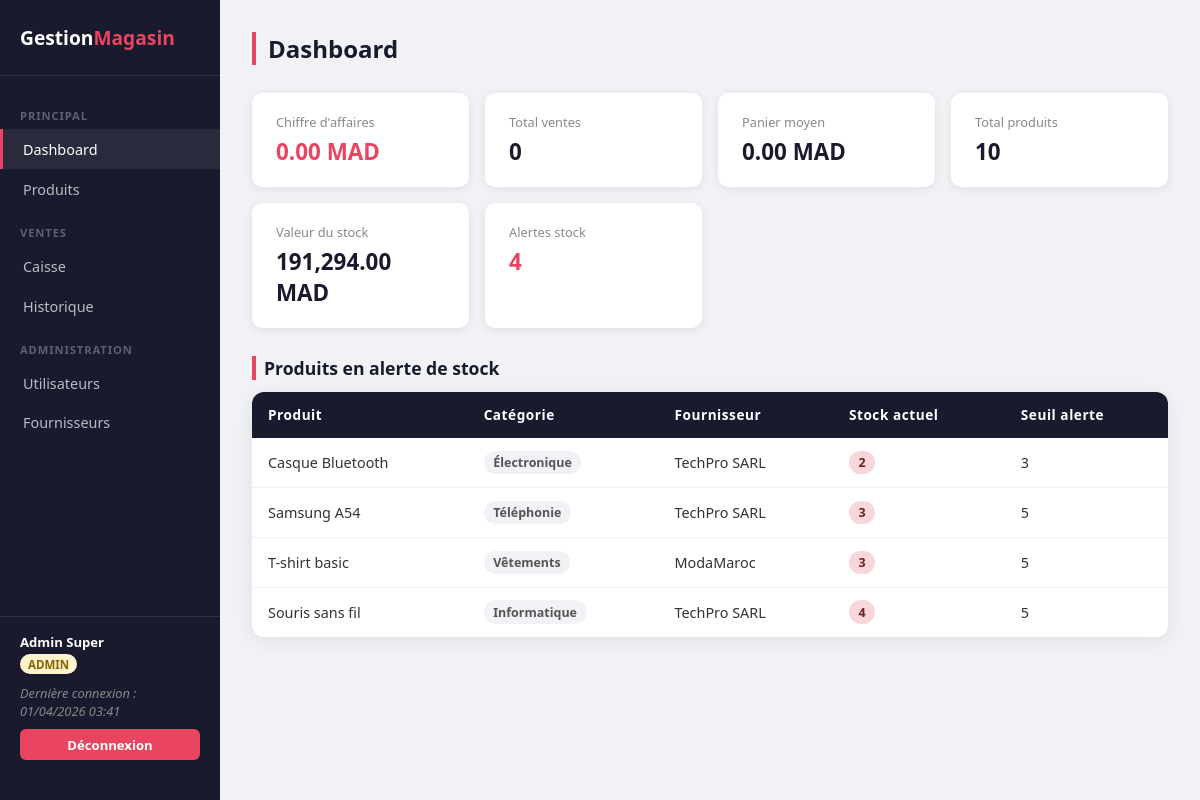
Page /index.php?page=dashboard (signed in) on the committed database.
### tables this page shows
CREATE TABLE products (
	id INT AUTO_INCREMENT PRIMARY KEY,
	nom VARCHAR(150) NOT NULL,
	description TEXT,
	prix_achat DECIMAL(10,2) NOT NULL DEFAULT 0.00,
	prix_vente DECIMAL(10,2) NOT NULL DEFAULT 0.00,
	quantite_stock INT NOT NULL DEFAULT 0,
	seuil_alerte INT NOT NULL DEFAULT 5,
	id_categorie INT DEFAULT NULL,
	id_fournisseur INT DEFAULT NULL,
	FOREIGN KEY (id_categorie) REFERENCES categories(id) ON DELETE SET NULL,
	FOREIGN KEY (id_fournisseur) REFERENCES suppliers(id) ON DELETE SET NULL
);

CREATE TABLE categories (
	id INT AUTO_INCREMENT PRIMARY KEY,
	nom VARCHAR(100) NOT NULL
);

CREATE TABLE suppliers (
	id INT AUTO_INCREMENT PRIMARY KEY,
	nom VARCHAR(100) NOT NULL,
	email VARCHAR(150),
	telephone VARCHAR(20),
	id_user INT DEFAULT NULL,
	FOREIGN KEY (id_user) REFERENCES users(id) ON DELETE SET NULL
);

### src/controller.php (called while the page is built, shortened)
<?php
abstract class Controller {
	public function __construct() {
		require_once __DIR__ . '/../config.php';
		$this->pdo = getConnexion();
	}
	protected function render(string $vue, array $data = []) : void {
		require_once __DIR__ . '/../views/layout.php';
	}
}
?>

### controllers/adminController.php (called while the page is built, shortened)
<?php
class AdminController extends Controller {
	public function dashboard() : void {
		require_once 'models/product.php';
		require_once 'models/sale.php';
		$statsVentes = (new Sale(0))->getCA($this->pdo);
		$statsProduits = (new Product(''))->getStats($this->pdo);
		$lowStock = (new Product(''))->getLowStock($this->pdo);
		$erreurAcces = '';
		$this->render('dashboard', ['statsVentes' => $statsVentes, 'statsProduits' => $statsProduits, 'lowStock' => $lowStock,
					    'erreurAcces' => $erreurAcces]);
	}
}
?>

### src/auth.php (called while the page is built, shortened)
<?php
class Auth {
	public static function isAdmin() : bool {
		return isset($_SESSION['role']) && $_SESSION['role'] === 'admin';
	}
	public static function getCurrentUser() : array {
		return ['login' => $_SESSION['user'] ?? '', 'role' => $_SESSION['role'] ?? '', 'id' => $_SESSION['id'] ?? 0, 'nom' => $_SESSION['nom'] ?? ''];
	}
}
?>

### config.php (called while the page is built)
<?php
function getConnexion() : PDO {
	$host = 'localhost';
	$dbname = 'GestionMagasin';
	$user = 'magasin';
	$pass = 'magasin123';
	$pdo = new PDO("mysql:host=$host;dbname=$dbname;charset=utf8mb4", $user, $pass);
	$pdo->setAttribute(PDO::ATTR_ERRMODE, PDO::ERRMODE_EXCEPTION);
	return $pdo;
}
?>

### models/sale.php (called while the page is built, shortened)
<?php
class Sale {
	public function getCA(PDO $pdo) : array {
		$sql = "SELECT
				COUNT(*) AS total_ventes,
				SUM(total_ttc) AS chiffre_affaires,
				AVG(total_ttc) AS panier_moyen
			FROM sales";
		$stmt = $pdo->query($sql);
		$row  = $stmt->fetch(PDO::FETCH_ASSOC);
		return ['total_ventes' => (int)$row['total_ventes'], 'chiffre_affaires' => (float)$row['chiffre_affaires'],
			'panier_moyen' => (float)$row['panier_moyen']];
	}
}
?>

### models/product.php (called while the page is built, shortened)
<?php
class Product {
	private string $nom;
	private int $quantiteStock;
	private int $seuilAlerte;
	public function __construct(string $nom, string $description = '', float $prixAchat = 0.0, float $prixVente = 0.0, int $quantiteStock = 0,
				    int $seuilAlerte = 5, int $idCategorie = 0,	int $idFournisseur = 0, int $id = 0) {
		$this->nom = $nom;
		$this->quantiteStock = $quantiteStock;
		$this->seuilAlerte = $seuilAlerte;
	}
	public function getNom() {
		return $this->nom;
	}
	public function getQuantiteStock() {
		return $this->quantiteStock;
	}
	public function getSeuilAlerte() {
		return $this->seuilAlerte;
	}
	public function getLowStock(PDO $pdo) : array {
		$sql = "SELECT p.*, c.nom AS nom_categorie, s.nom AS nom_fournisseur
			FROM products p
			LEFT JOIN categories c ON p.id_categorie   = c.id
			LEFT JOIN suppliers  s ON p.id_fournisseur = s.id
			WHERE p.quantite_stock <= p.seuil_alerte
			ORDER BY p.quantite_stock ASC";
		$stmt = $pdo->query($sql);
		return $this->hydrateAll($stmt);
	}
	public function getStats(PDO $pdo) : array {
		$sql = "SELECT
				COUNT(*) AS total_produits,
				SUM(quantite_stock) AS total_stock,
				SUM(quantite_stock * prix_vente) AS valeur_stock,
				SUM(quantite_stock <= seuil_alerte) AS alertes
			FROM products";
		$stmt = $pdo->query($sql);
		$row  = $stmt->fetch(PDO::FETCH_ASSOC);
		return ['total_produits' => (int)$row['total_produits'], 'total_stock' => (int)$row['total_stock'],
		        'valeur_stock' => (float)$row['valeur_stock'], 'alertes' => (int)$row['alertes'],
		];
	}
	private function hydrate(array $row) : Product {
		$p = new Product($row['nom'], $row['description'], (float)$row['prix_achat'], (float)$row['prix_vente'],
				 (int)$row['quantite_stock'], (int)$row['seuil_alerte'], (int)$row['id_categorie'], (int)$row['id_fournisseur'],
				 (int)$row['id']);
		$p->nomCategorie   = $row['nom_categorie'] ?? '';
		$p->nomFournisseur = $row['nom_fournisseur'] ?? '';
		return $p;
	}
	private function hydrateAll(PDOStatement $stmt) : array {
		$products = [];
		while ($row = $stmt->fetch(PDO::FETCH_ASSOC)) {
			$products[] = $this->hydrate($row);
		}
		return $products;
	}
}
?>

### views/dashboard.php (the view, shortened to what this page needs)
<div class="topbar">
	<h1>Dashboard</h1>
</div>
<?php if (Auth::isAdmin()): ?>
	<div class="stats-grid">
		<div class="stat-card">
			<div class="label">Chiffre d'affaires</div>
			<div class="valeur accent"><?= number_format($statsVentes['chiffre_affaires'], 2) ?> MAD</div>
		</div>
		<div class="stat-card">
			<div class="label">Total ventes</div>
			<div class="valeur"><?= $statsVentes['total_ventes'] ?></div>
		</div>
		<div class="stat-card">
			<div class="label">Panier moyen</div>
			<div class="valeur"><?= number_format($statsVentes['panier_moyen'], 2) ?> MAD</div>
		</div>
		<div class="stat-card">
			<div class="label">Total produits</div>
			<div class="valeur"><?= $statsProduits['total_produits'] ?></div>
		</div>
		<div class="stat-card">
			<div class="label">Valeur du stock</div>
			<div class="valeur"><?= number_format($statsProduits['valeur_stock'], 2) ?> MAD</div>
		</div>
		<div class="stat-card">
			<div class="label">Alertes stock</div>
			<div class="valeur accent"><?= $statsProduits['alertes'] ?></div>
		</div>
	</div>
<?php endif; ?>
<?php if (!empty($lowStock)): ?>
	<div style="margin-bottom: 1rem;">
		<h2 style="font-size: 1.1rem; color: #1a1a2e; margin-bottom: 0.75rem; padding-left: 0.5rem; border-left: 4px solid #e94560;">
			Produits en alerte de stock
		</h2>
		<div class="table-wrapper">
			<table>
				<thead>
					<tr>
						<th>Produit</th>
						<th>Catégorie</th>
						<th>Fournisseur</th>
						<th>Stock actuel</th>
						<th>Seuil alerte</th>
					</tr>
				</thead>
				<tbody>
					<?php foreach ($lowStock as $p): ?>
						<tr>
							<td><?= htmlspecialchars($p->getNom()) ?></td>
							<td><span class="badge badge-cat"><?= htmlspecialchars($p->nomCategorie ?? '—') ?></span></td>
							<td><?= htmlspecialchars($p->nomFournisseur ?? '—') ?></td>
							<td><span class="badge badge-alerte"><?= $p->getQuantiteStock() ?></span></td>
							<td><?= $p->getSeuilAlerte() ?></td>
						</tr>
					<?php endforeach; ?>
				</tbody>
			</table>
		</div>
	</div>
<?php else: ?>
	<div class="alert succes">✅ Tous les produits ont un stock suffisant.</div>
<?php endif; ?>

### index.php (shortened to what this page needs)
<?php
require_once 'src/auth.php';
require_once 'src/controller.php';
$page = $_GET['page'] ?? 'dashboard';
switch ($page) {
	case 'dashboard':
		require_once 'controllers/adminController.php';
		$ctrl = new AdminController();
		$ctrl->dashboard();
		break;
}
?>

### views/layout.php (shortened to what this page needs)
<?php
$user = Auth::getCurrentUser();
$page = $_GET['page'] ?? 'dashboard';
?>
<!DOCTYPE html>
<html lang="fr">
<head>
</head>
<body>
<aside class="sidebar">
	<div class="logo">Gestion<span>Magasin</span></div>
	<nav>
		<div class="nav-section">Principal</div>
		<a href="index.php?page=dashboard" class="<?= $page === 'dashboard' ? 'active' : '' ?>">Dashboard</a>
		<a href="index.php?page=products" class="<?= $page === 'products' ? 'active' : '' ?>">Produits</a>
		<?php if (Auth::isAdmin() || Auth::isVendeur()): ?>
			<div class="nav-section">Ventes</div>
			<a href="index.php?page=caisse" class="<?= $page === 'caisse' ? 'active' : '' ?>">Caisse</a>
			<a href="index.php?page=history" class="<?= $page === 'history' ? 'active' : '' ?>">Historique</a>
		<?php endif; ?>
		<?php if (Auth::isAdmin()): ?>
			<div class="nav-section">Administration</div>
			<a href="index.php?page=users" class="<?= $page === 'users' ? 'active' : '' ?>">Utilisateurs</a>
			<a href="index.php?page=suppliers" class="<?= $page === 'suppliers' ? 'active' : '' ?>">Fournisseurs</a>
		<?php endif; ?>
	</nav>
	<div class="user-block">
		<strong><?= htmlspecialchars($user['nom']) ?></strong>
		<span class="badge-role <?= htmlspecialchars($user['role']) ?>"><?= htmlspecialchars($user['role']) ?></span>
		<?php if (isset($_COOKIE['derniere_connexion'])): ?>
			<div class="derniere-connexion" style="margin-bottom: 0.6rem;">
				Dernière connexion :<br><?= htmlspecialchars($_COOKIE['derniere_connexion']) ?>
			</div>
		<?php endif; ?>
		<a href="index.php?page=logout" class="btn-logout">Déconnexion</a>
	</div>
</aside>
<main class="main">
	<?php require_once __DIR__ . '/' . $vue . '.php'; ?>
</main>
</body>
</html>

### views/layout.php (style rules this page uses)
* { box-sizing: border-box; margin: 0; padding: 0; }
body { font-family: 'Segoe UI', sans-serif; background: #f0f2f5; display: flex; min-height: 100vh; }
.sidebar { width: 220px; background: #1a1a2e; display: flex; flex-direction: column; padding: 1.5rem 0; position: fixed; top: 0; left: 0; height: 100vh; }
.sidebar .logo { font-size: 1.2rem; font-weight: 700; color: #fff; padding: 0 1.25rem 1.5rem; border-bottom: 1px solid rgba(255,255,255,0.1); margin-bottom: 1rem; }
.sidebar .logo span { color: #e94560; }
.sidebar nav a { display: block; padding: 0.65rem 1.25rem; color: rgba(255,255,255,0.7); text-decoration: none; font-size: 0.9rem; transition: all 0.2s; border-left: 3px solid transparent; }
.sidebar nav a:hover, .sidebar nav a.active { color: #fff; background: rgba(255,255,255,0.07); border-left-color: #e94560; }
.sidebar .nav-section { font-size: 0.7rem; font-weight: 700; text-transform: uppercase; letter-spacing: 0.08em; color: rgba(255,255,255,0.3); padding: 1rem 1.25rem 0.4rem; }
.sidebar .user-block { margin-top: auto; padding: 1rem 1.25rem; border-top: 1px solid rgba(255,255,255,0.1); font-size: 0.82rem; color: rgba(255,255,255,0.5); }
.sidebar .user-block strong { display: block; color: #fff; margin-bottom: 0.2rem; }
.sidebar .user-block .badge-role { display: inline-block; padding: 0.15rem 0.5rem; border-radius: 20px; font-size: 0.72rem; font-weight: 700; text-transform: uppercase; margin-bottom: 0.6rem; }
.badge-role.admin { background: #fff3cd; color: #856404; }
.sidebar .btn-logout { display: block; padding: 0.4rem 0.75rem; background: #e94560; color: #fff; border-radius: 6px; text-decoration: none; font-size: 0.82rem; font-weight: 600; text-align: center; transition: background 0.2s; }
.main { margin-left: 220px; flex: 1; padding: 2rem; }
.topbar { display: flex; justify-content: space-between; align-items: center; margin-bottom: 1.75rem; }
.topbar h1 { font-size: 1.5rem; color: #1a1a2e; border-left: 4px solid #e94560; padding-left: 0.75rem; }
.derniere-connexion { font-size: 0.8rem; color: #888; font-style: italic; }
.table-wrapper { background: #fff; border-radius: 12px; box-shadow: 0 4px 20px rgba(0,0,0,0.08); overflow: hidden; }
table { width: 100%; border-collapse: collapse; }
thead { background: #1a1a2e; color: #fff; }
thead th { padding: 0.85rem 1rem; text-align: left; font-size: 0.85rem; font-weight: 600; letter-spacing: 0.04em; }
tbody tr { border-bottom: 1px solid #f0f0f0; transition: background 0.15s; }
tbody tr:last-child { border-bottom: none; }
tbody td { padding: 0.8rem 1rem; font-size: 0.9rem; color: #333; }
.badge { display: inline-block; padding: 0.2rem 0.6rem; border-radius: 20px; font-size: 0.78rem; font-weight: 600; }
.badge-alerte { background: #f8d7da; color: #721c24; }
.badge-cat { background: #f0f2f5; color: #555; }
.stats-grid { display: grid; grid-template-columns: repeat(auto-fit, minmax(180px, 1fr)); gap: 1rem; margin-bottom: 1.75rem; }
.stat-card { background: #fff; border-radius: 10px; box-shadow: 0 2px 10px rgba(0,0,0,0.08); padding: 1.25rem 1.5rem; }
.stat-card .label { font-size: 0.8rem; color: #888; margin-bottom: 0.3rem; }
.stat-card .valeur { font-size: 1.4rem; font-weight: 700; color: #1a1a2e; }
.stat-card .valeur.accent { color: #e94560; }

### rows in the picture
products: nom "Casque Bluetooth", id_categorie.nom "Électronique", id_fournisseur.nom "TechPro SARL", quantite_stock "2", seuil_alerte "3"
products: nom "Samsung A54", id_categorie.nom "Téléphonie", id_fournisseur.nom "TechPro SARL", quantite_stock "3", seuil_alerte "5"
products: nom "T-shirt basic", id_categorie.nom "Vêtements", id_fournisseur.nom "ModaMaroc", quantite_stock "3", seuil_alerte "5"
products: nom "Souris sans fil", id_categorie.nom "Informatique", id_fournisseur.nom "TechPro SARL", quantite_stock "4", seuil_alerte "5"

### other values in the picture
$user['nom'] "Admin Super"
$user['role'] "ADMIN"
$_COOKIE['derniere_connexion'] "01/04/2026 03:41"
$statsVentes['chiffre_affaires'] "0.00"
$statsVentes['total_ventes'] "0"
$statsVentes['panier_moyen'] "0.00"
$statsProduits['total_produits'] "10"
$statsProduits['valeur_stock'] "191,294.00"
$statsProduits['alertes'] "4"
